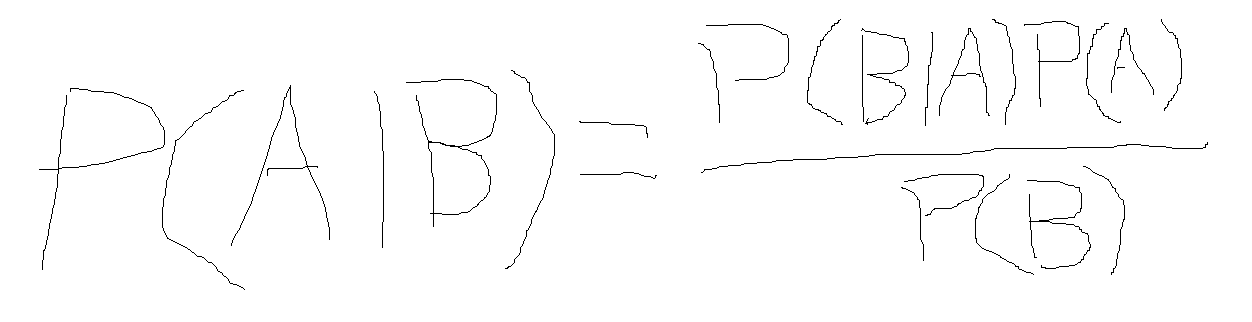
#> input picture src/math-images/bayes.png, 1252 x 322 px
$ python -i segmentation.py   (imports and definitions only)
#> lines starting #> are read from the running program, lines starting #| are printed output that depends on the picture; after the words box and inside, x2 and y2 are one past the last pixel; in counts of white or black regions, pixels touching at a corner belong together
"""Bounded-context detection for handwritten math images.

Finds rectangular regions where all ink strokes are self-contained (no lines
traverse out of the bounds) and returns them as cropped sub-images.

Pipeline:
  1. Binarize — grayscale + threshold at 128
  2. Connected components — scipy.ndimage.label with 8-connectivity
  3. Filter noise — discard components with < 5 pixels
  4. Bounding boxes — scipy.ndimage.find_objects
  5. Adaptive gap threshold — max(width * 0.03, median_comp_width * 0.5)
     scaled by depth for recursive segmentation
  6. Merge by X-overlap — sort by x_min, merge if gap < threshold
  7. Crop — extract each bounded context with off-canvas padding
  8. Fraction bar detection — fallback vertical split for fractions
"""

from __future__ import annotations

from pathlib import Path
from typing import NamedTuple

import numpy as np
from PIL import Image
from scipy.ndimage import label, find_objects


class BoundingBox(NamedTuple):
    """Axis-aligned bounding box for a connected region."""
    x_min: int
    y_min: int
    x_max: int
    y_max: int
    pixel_count: int


# 8-connectivity structuring element
_STRUCT_8 = np.ones((3, 3), dtype=np.int32)

MIN_COMPONENT_PIXELS = 5


def _binarize(image: Image.Image) -> np.ndarray:
    """Convert to grayscale and threshold to a binary ink mask.

    Returns a boolean array where True = ink pixel.
    """
    gray = np.array(image.convert("L"))
    return gray < 128


def _connected_components(binary: np.ndarray) -> tuple[np.ndarray, int]:
    """Label connected components using 8-connectivity."""
    return label(binary, structure=_STRUCT_8)


def _extract_boxes(
    labeled: np.ndarray, num_components: int, binary: np.ndarray
) -> list[BoundingBox]:
    """Extract bounding boxes for each component, filtering noise."""
    slices = find_objects(labeled)
    boxes: list[BoundingBox] = []
    for i, slc in enumerate(slices, start=1):
        if slc is None:
            continue
        mask = labeled[slc] == i
        pixel_count = int(mask.sum())
        if pixel_count < MIN_COMPONENT_PIXELS:
            continue
        y_slice, x_slice = slc
        boxes.append(BoundingBox(
            x_min=x_slice.start,
            y_min=y_slice.start,
            x_max=x_slice.stop,
            y_max=y_slice.stop,
            pixel_count=pixel_count,
        ))
    return boxes


def _compute_gap_threshold(
    image_width: int, boxes: list[BoundingBox], depth: int = 0
) -> float:
    """Adaptive gap threshold for merging nearby components.

    Base: max(image_width * 0.03, median_component_width * 0.5)
    Scaled by depth: multiplied by max(0.3, 1.0 - depth * 0.25) so deeper
    levels use progressively tighter merging.
    """
    if not boxes:
        return image_width * 0.03
    widths = sorted(b.x_max - b.x_min for b in boxes)
    median_w = widths[len(widths) // 2]
    base = max(image_width * 0.03, median_w * 0.5)
    scale = max(0.3, 1.0 - depth * 0.25)
    return base * scale


def _merge_boxes(boxes: list[BoundingBox], gap_threshold: float) -> list[BoundingBox]:
    """Sort by x_min and merge boxes whose horizontal gap < threshold."""
    if not boxes:
        return []
    sorted_boxes = sorted(boxes, key=lambda b: b.x_min)
    merged: list[list[int]] = []  # [x_min, y_min, x_max, y_max, pixel_count]

    cur = list(sorted_boxes[0])
    for box in sorted_boxes[1:]:
        gap = box.x_min - cur[2]  # box.x_min - current x_max
        if gap < gap_threshold:
            # Merge: expand the bounding box
            cur[0] = min(cur[0], box.x_min)
            cur[1] = min(cur[1], box.y_min)
            cur[2] = max(cur[2], box.x_max)
            cur[3] = max(cur[3], box.y_max)
            cur[4] += box.pixel_count
        else:
            merged.append(cur)
            cur = list(box)
    merged.append(cur)

    return [BoundingBox(*m) for m in merged]


# [74 lines left out: functions _detect_fraction_bar, _split_at_fraction_bar, not called in this run]


def segment_image(image_path: str | Path) -> list[BoundingBox]:
    """Find bounded contexts in a math formula image.

    Returns a list of BoundingBox sorted left-to-right.
    """
#> called with image_path = 'math-images/bayes.png'
    image = Image.open(image_path).convert("RGB")
#> image: PIL image 1252x322 RGB; 98.7% white; black in thin lines or dots, all inside (x1, y1, x2, y2) = (39, 19, 1208, 290)
    binary = _binarize(image)
#> in _binarize, `return gray < 128`:
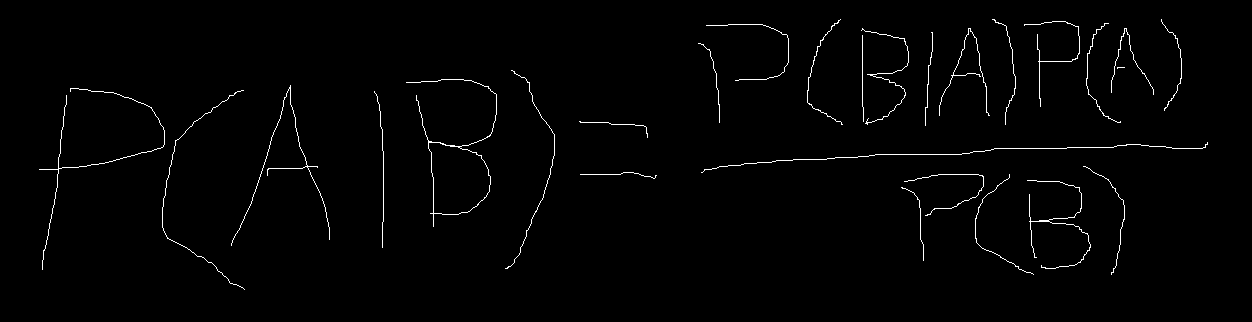
#> returned value: shape (322, 1252) bool; 1.3% white in thin lines or dots, all inside (x1, y1, x2, y2) = (39, 19, 1208, 290)
    labeled, num_components = _connected_components(binary)
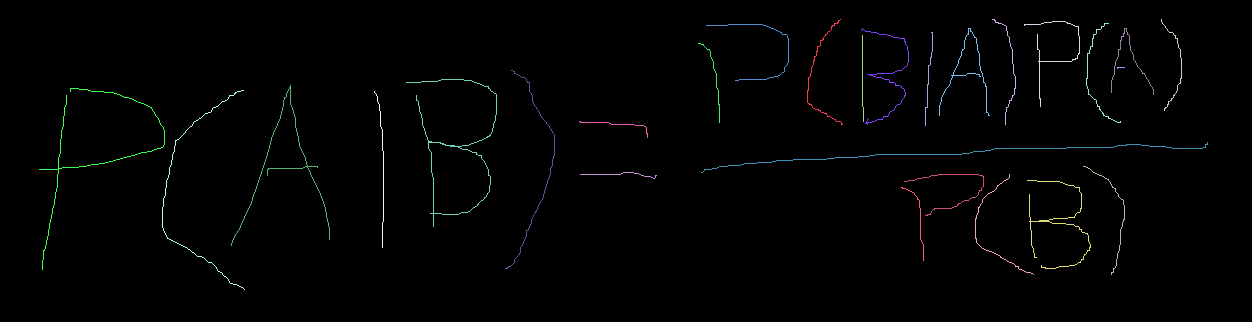
#> labeled: shape (322, 1252) int32; 28 distinct labels, from 0 to 27; one colour per label, 0 black
#> num_components = 27
    boxes = _extract_boxes(labeled, num_components, binary)
#> in _extract_boxes, `slices = find_objects(labeled)`: slices = 27 items
#> the loop in _extract_boxes, `for i, slc in enumerate(slices, start=1):` made 27 passes
#> pixel_count on passes 1 to 12: 149, 122, 107, 205, 137, 168, 216, 216, 142, 100, 87, 87
#> pass 1, in _extract_boxes, `mask = labeled[slc] == i`:
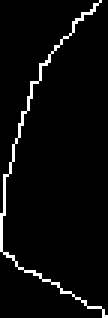
#> mask: shape (106, 36) bool (shown 3 times larger); 3.9% white in thin lines or dots
#> pass 2, in _extract_boxes, `mask = labeled[slc] == i`:
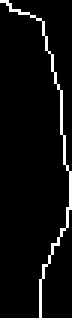
#> mask: shape (106, 24) bool (shown 3 times larger); 4.8% white in thin lines or dots
#> pass 3, in _extract_boxes, `mask = labeled[slc] == i`:
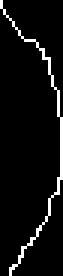
#> mask: shape (92, 21) bool (shown 3 times larger); 5.5% white in thin lines or dots
#> after the loop in _extract_boxes, `for i, slc in enumerate(slices, start=1):`: boxes = 27 items, first 6: (807, 19, 843, 125, 149), (992, 19, 1016, 125, 122), (1161, 19, 1182, 111, 107), (1024, 21, 1080, 107, 205), (1086, 23, 1121, 123, 137), (706, 24, 789, 81, 168)
    gap_threshold = _compute_gap_threshold(image.width, boxes)
#> in _compute_gap_threshold, `widths = sorted(b.x_max - b.x_min for b in boxes)`: widths = 27 values from 2 to 507
#> in _compute_gap_threshold, `median_w = widths[len(widths) // 2]`: median_w = 50
#> in _compute_gap_threshold, `base = max(image_width * 0.03, median_w * 0.5)`: base = 37.56
#> gap_threshold = 37.56
    merged = _merge_boxes(boxes, gap_threshold)
#> in _merge_boxes, `sorted_boxes = sorted(boxes, key=lambda b: b.x_min)`: sorted_boxes = 27 items, first 6: (39, 88, 165, 270, 423), (162, 90, 245, 290, 258), (231, 85, 330, 246, 373), (374, 91, 384, 248, 157), (406, 79, 497, 227, 469), (505, 70, 555, 269, 216)
#> in _merge_boxes, `cur = list(sorted_boxes[0])`: cur = [39, 88, 165, 270, 423]
#> the loop in _merge_boxes, `for box in sorted_boxes[1:]:` made 26 passes
#> (gap, cur) on passes 3, 8: (44, [374, 91, 384, 248, 157]), (41, [698, 43, 720, 123, 87])
#> (box, gap) on passes 1, 2, 4, 5, 6, 7: ((162, 90, 245, 290, 258), -3), ((231, 85, 330, 246, 373), -14), ((406, 79, 497, 227, 469), 22), ((505, 70, 555, 269, 216), 8), ((579, 121, 648, 138, 80), 24), ((580, 172, 657, 179, 79), -68)
#> after the loop in _merge_boxes, `for box in sorted_boxes[1:]:`: merged = [[39, 85, 330, 290, 1054], [374, 70, 657, 269, 1001]]
#> merged = [(39, 85, 330, 290, 1054), (374, 70, 657, 269, 1001), (698, 19, 1208, 275, 3096)]
    return merged


# [69 lines left out: functions segment_pil_image, crop_contexts, not called in this run]

>>> result = segment_image('math-images/bayes.png')
#> result has the same summary as merged in segment_image

$ run again, on src/math-images/compoundInterest.png
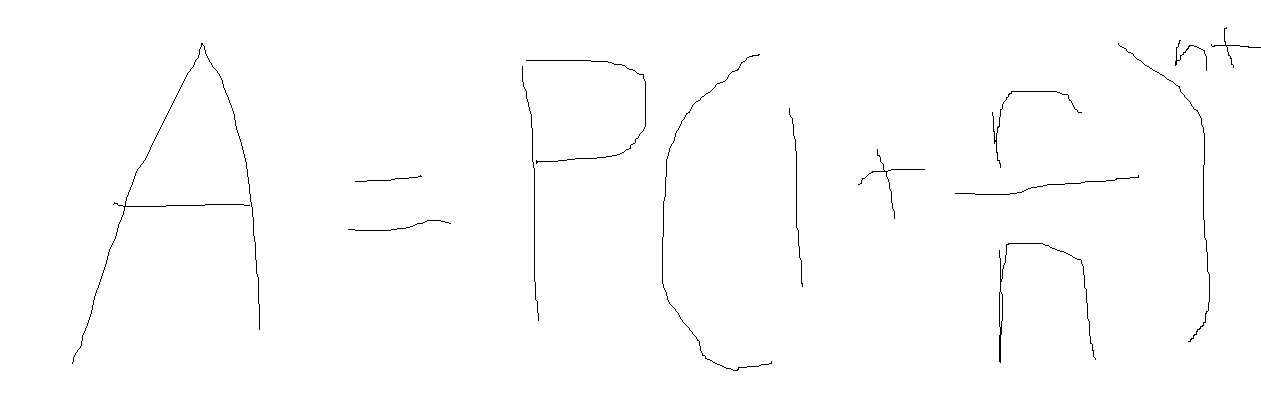
#> input picture src/math-images/compoundInterest.png, 1261 x 400 px
#> image: PIL image 1261x400 RGB; 99.3% white; black in thin lines or dots, all inside (x1, y1, x2, y2) = (72, 27, 1261, 371)
#> in _binarize, `return gray < 128`:
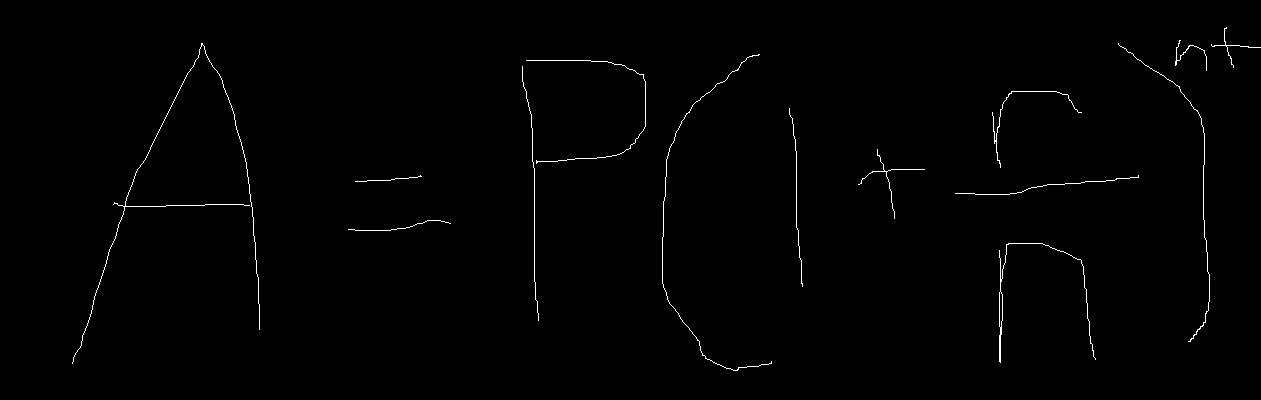
#> returned value: shape (400, 1261) bool; 0.7% white in thin lines or dots, all inside (x1, y1, x2, y2) = (72, 27, 1261, 371)
#> labeled: shape (400, 1261) int32; 15 distinct labels, from 0 to 14
#> num_components = 14
#> slices = 14 items
#> the loop in _extract_boxes, `for i, slc in enumerate(slices, start=1):` made 14 passes
#> pixel_count on passes 1 to 8: 99, 93, 746, 341, 409, 293, 255, 202
#> pass 3, in _extract_boxes, `mask = labeled[slc] == i`:
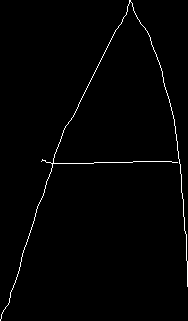
#> mask: shape (321, 188) bool; 1.2% white in thin lines or dots
#> after the loop in _extract_boxes, `for i, slc in enumerate(slices, start=1):`: boxes = 14 items, first 6: (1211, 27, 1261, 68, 99), (1175, 40, 1207, 71, 93), (72, 43, 260, 364, 746), (1118, 43, 1210, 342, 341), (662, 54, 772, 371, 409), (526, 60, 646, 164, 293)
#> widths = [14, 17, 32, 50, 67, 67, 90, 92, 97, 103, 110, 120, 184, 188]
#> median_w = 92
#> base = 46
#> sorted_boxes = 14 items, first 6: (72, 43, 260, 364, 746), (348, 220, 451, 231, 103), (355, 175, 422, 182, 68), (522, 66, 539, 321, 255), (526, 60, 646, 164, 293), (662, 54, 772, 371, 409)
#> in _merge_boxes, `cur = list(sorted_boxes[0])`: cur = [72, 43, 260, 364, 746]
#> the loop in _merge_boxes, `for box in sorted_boxes[1:]:` made 13 passes
#> (gap, cur) on passes 1, 3, 7: (88, [348, 220, 451, 231, 103]), (71, [522, 66, 539, 321, 255]), (55, [858, 149, 925, 219, 143])
#> after the loop in _merge_boxes, `for box in sorted_boxes[1:]:`: merged = [[72, 43, 260, 364, 746], [348, 175, 451, 231, 171], [522, 54, 803, 371, 1137]]
#> in segment_image, `merged = _merge_boxes(boxes, gap_threshold)`: merged = [(72, 43, 260, 364, 746), (348, 175, 451, 231, 171), (522, 54, 803, 371, 1137), (858, 27, 1261, 363, 1463)]
#> result has the same summary as merged in segment_image

$ run again, on src/math-images/distance2d.png
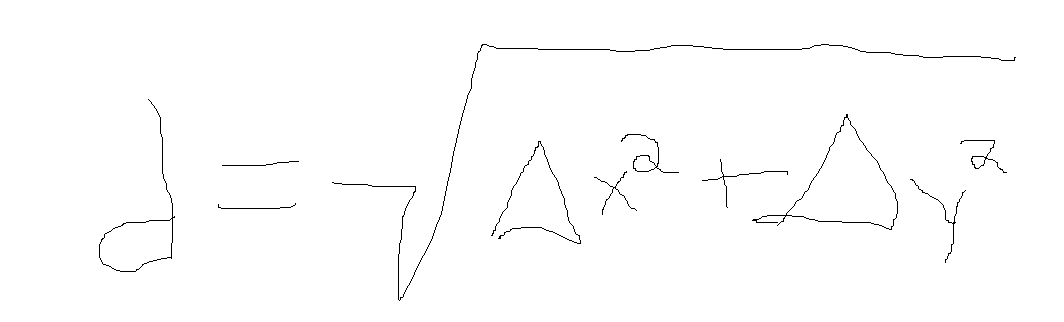
#> input picture src/math-images/distance2d.png, 1064 x 322 px
#> image: PIL image 1064x322 RGB; 99.2% white; black in thin lines or dots, all inside (x1, y1, x2, y2) = (99, 44, 1016, 301)
#> in _binarize, `return gray < 128`:
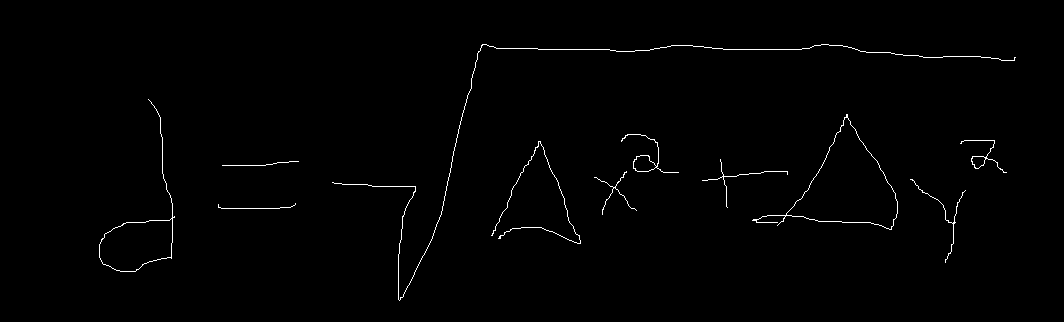
#> returned value: shape (322, 1064) bool; 0.84% white in thin lines or dots, all inside (x1, y1, x2, y2) = (99, 44, 1016, 301)
#> labeled: shape (322, 1064) int32; 12 distinct labels, from 0 to 11
#> num_components = 11
#> slices = 11 items
#> the loop in _extract_boxes, `for i, slc in enumerate(slices, start=1):` made 11 passes
#> pixel_count on passes 1 to 8: 997, 334, 407, 161, 130, 304, 137, 77
#> pass 3, in _extract_boxes, `mask = labeled[slc] == i`:
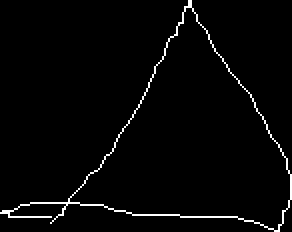
#> mask: shape (116, 146) bool (shown 2 times larger); 2.4% white in thin lines or dots
#> after the loop in _extract_boxes, `for i, slc in enumerate(slices, start=1):`: boxes = 11 items, first 6: (332, 44, 1016, 301, 997), (99, 99, 175, 272, 334), (752, 114, 898, 230, 407), (621, 134, 679, 173, 161), (960, 140, 1007, 173, 130), (491, 141, 581, 244, 304)
#> widths = [43, 47, 56, 58, 76, 77, 78, 86, 90, 146, 684]
#> median_w = 77
#> base = 38.5
#> sorted_boxes = 11 items, first 6: (99, 99, 175, 272, 334), (218, 203, 296, 209, 82), (222, 161, 299, 166, 77), (332, 44, 1016, 301, 997), (491, 141, 581, 244, 304), (594, 171, 637, 215, 103)
#> in _merge_boxes, `cur = list(sorted_boxes[0])`: cur = [99, 99, 175, 272, 334]
#> the loop in _merge_boxes, `for box in sorted_boxes[1:]:` made 10 passes
#> (gap, cur) on pass 1: (43, [218, 203, 296, 209, 82])
#> after the loop in _merge_boxes, `for box in sorted_boxes[1:]:`: merged = [[99, 99, 175, 272, 334]]
#> in segment_image, `merged = _merge_boxes(boxes, gap_threshold)`: merged = [(99, 99, 175, 272, 334), (218, 44, 1016, 301, 2545)]
#> result has the same summary as merged in segment_image

$ run again, on src/math-images/distance3d.png
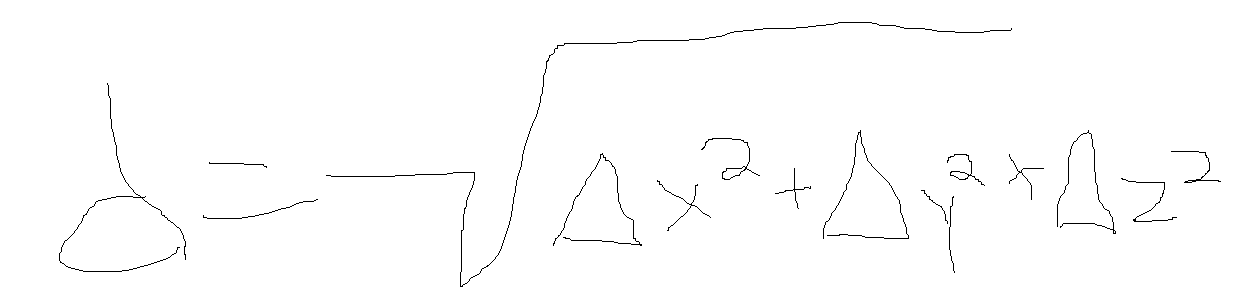
#> input picture src/math-images/distance3d.png, 1256 x 289 px
#> image: PIL image 1256x289 RGB; 99.1% white; black in thin lines or dots, all inside (x1, y1, x2, y2) = (59, 22, 1221, 287)
#> in _binarize, `return gray < 128`:
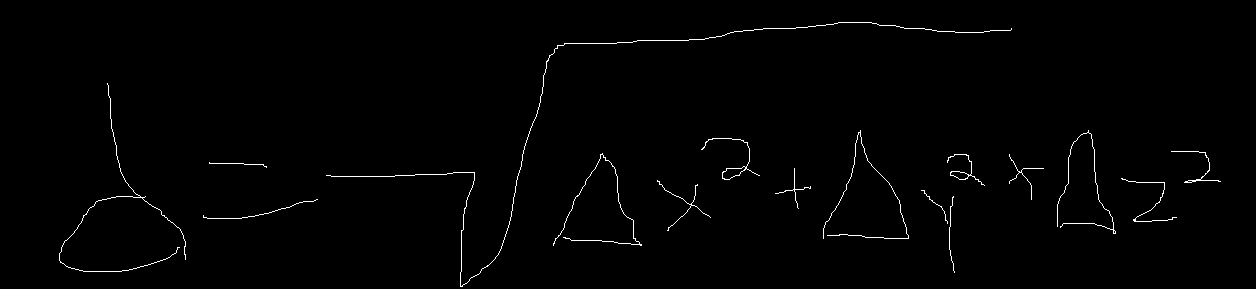
#> returned value: shape (289, 1256) bool; 0.93% white in thin lines or dots, all inside (x1, y1, x2, y2) = (59, 22, 1221, 287)
#> labeled: shape (289, 1256) int32; 17 distinct labels, from 0 to 16
#> num_components = 16
#> slices = 16 items
#> the loop in _extract_boxes, `for i, slc in enumerate(slices, start=1):` made 16 passes
#> pixel_count on passes 1 to 8: 980, 431, 300, 267, 157, 122, 284, 117
#> pass 3, in _extract_boxes, `mask = labeled[slc] == i`:
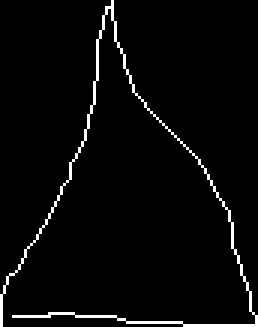
#> mask: shape (109, 86) bool (shown 3 times larger); 3.2% white in thin lines or dots
#> after the loop in _extract_boxes, `for i, slc in enumerate(slices, start=1):`: boxes = 16 items, first 6: (326, 22, 1012, 287, 980), (59, 83, 186, 272, 431), (823, 130, 909, 239, 300), (1057, 130, 1116, 234, 267), (701, 138, 760, 180, 157), (1171, 151, 1221, 183, 122)
#> widths = [6, 27, 35, 36, 38, 50, 54, 56, 58, 59, 59, 86, 89, 115, 127, 686]
#> median_w = 58
#> base = 37.68
#> sorted_boxes = 16 items, first 6: (59, 83, 186, 272, 431), (203, 199, 318, 219, 117), (209, 162, 267, 168, 61), (326, 22, 1012, 287, 980), (553, 153, 642, 246, 284), (657, 180, 711, 231, 112)
#> cur = [59, 83, 186, 272, 431]
#> the loop in _merge_boxes, `for box in sorted_boxes[1:]:` made 15 passes
#> (box, gap) on passes 1 to 8: ((203, 199, 318, 219, 117), 17), ((209, 162, 267, 168, 61), -109), ((326, 22, 1012, 287, 980), 8), ((553, 153, 642, 246, 284), -459), ((657, 180, 711, 231, 112), -355), ((701, 138, 760, 180, 157), -311), ((775, 168, 811, 209, 80), -237), ((823, 130, 909, 239, 300), -189)
#> after the loop in _merge_boxes, `for box in sorted_boxes[1:]:`: merged = []
#> in segment_image, `merged = _merge_boxes(boxes, gap_threshold)`: merged = [(59, 22, 1221, 287, 3385)]
